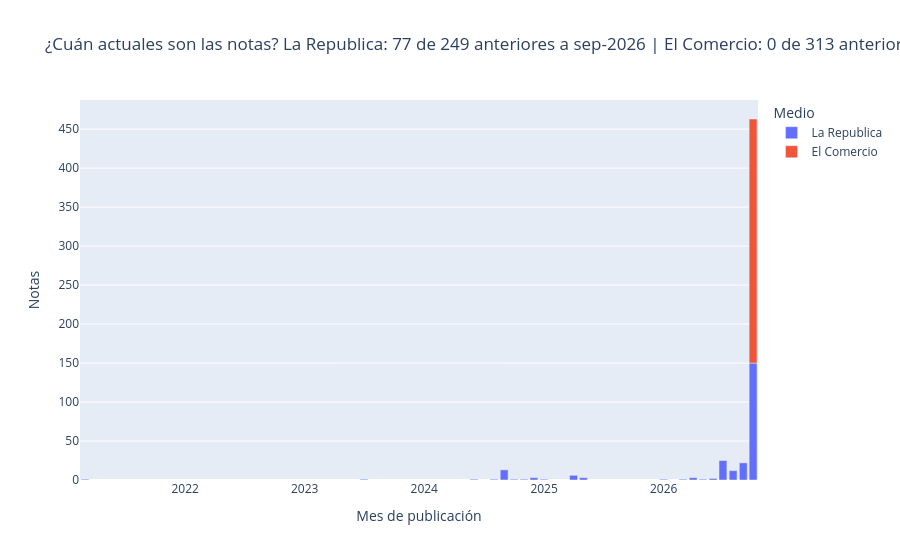

The notebook cell this image was saved under:
### Code cell
corte = pd.Timestamp("2026-09-01")
antiguas = graf[graf["fecha"] < corte].groupby("medio").size().reindex(
    graf["medio"].unique(), fill_value=0)
por_mes = graf.groupby([graf["fecha"].dt.to_period("M").astype(str), "medio"]).size().reset_index(name="notas")
por_mes.columns = ["mes", "medio", "notas"]

titulo = ("¿Cuán actuales son las notas? " +
          " | ".join(f"{m}: {n} de {(graf['medio'] == m).sum()} anteriores a sep-2026"
                     for m, n in antiguas.items()))

fig3 = px.bar(por_mes, x="mes", y="notas", color="medio", title=titulo,
              labels={"mes": "Mes de publicación", "notas": "Notas", "medio": "Medio"})
fig3.show()

### Figure 1 — Plotly figure (JSON) as saved in the notebook; plotly's stock layout.template omitted (floating-point values rounded to 4 significant figures)
{"data": [{"hovertemplate": "Medio=La Republica<br>Mes de publicación=%{x}<br>Notas=%{y}<extra></extra>", "legendgroup": "La Republica", "marker": {"color": "#636efa", "pattern": {"shape": ""}}, "name": "La Republica", "orientation": "v", "showlegend": true, "textposition": "auto", "type": "bar", "x": ["2021-03", "2023-07", "2024-06", "2024-08", "2024-09", "2024-10", "2024-11", "2024-12", "2025-01", "2025-04", "2025-05", "2026-01", "2026-03", "2026-04", "2026-05", "2026-06", "2026-07", "2026-08", "2026-09", "2026-10"], "xaxis": "x", "y": [1, 1, 1, 1, 13, 1, 1, 3, 1, 6, 3, 1, 1, 3, 1, 2, 25, 12, 22, 150], "yaxis": "y"}, {"hovertemplate": "Medio=El Comercio<br>Mes de publicación=%{x}<br>Notas=%{y}<extra></extra>", "legendgroup": "El Comercio", "marker": {"color": "#EF553B", "pattern": {"shape": ""}}, "name": "El Comercio", "orientation": "v", "showlegend": true, "textposition": "auto", "type": "bar", "x": ["2026-10"], "xaxis": "x", "y": [313], "yaxis": "y"}], "layout": {"barmode": "relative", "legend": {"title": {"text": "Medio"}, "tracegroupgap": 0}, "title": {"text": "¿Cuán actuales son las notas? La Republica: 77 de 249 anteriores a sep-2026 | El Comercio: 0 de 313 anteriores a sep-2026"}, "xaxis": {"anchor": "y", "domain": [0.0, 1.0], "title": {"text": "Mes de publicación"}}, "yaxis": {"anchor": "x", "domain": [0.0, 1.0], "title": {"text": "Notas"}}}}
